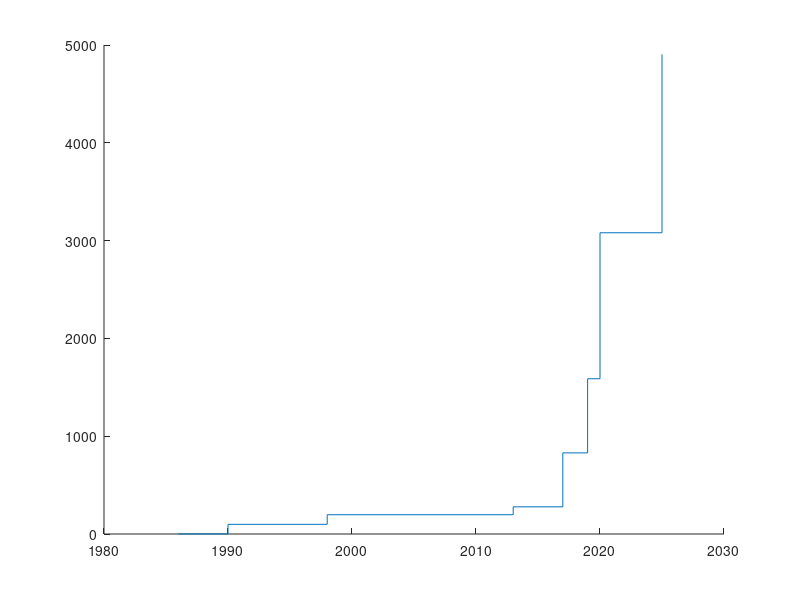

Recreate this plot in MATLAB. (Note: this script raises an error after producing the figure.)
clc;
clear;
close all;

years = [1986
1990
1998
2013
2017
2019
2020
2025];

dataRates = [6553600
791347200
1575936000
2222222222
6635520000
12700000000
24640976000
39239680000];

figure()
hold on
stairs(years, dataRates/8/1e6, LineWidth=1.5)
title("Calcium Imaging Data Rates Over Time")
xlabel("Year Published")
ylabel("Data Rate (MB/s)")
hold off
